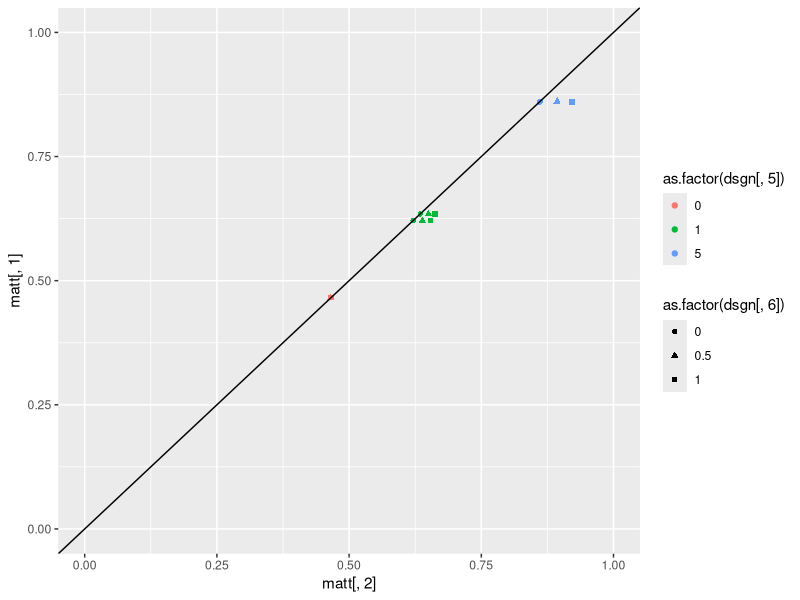
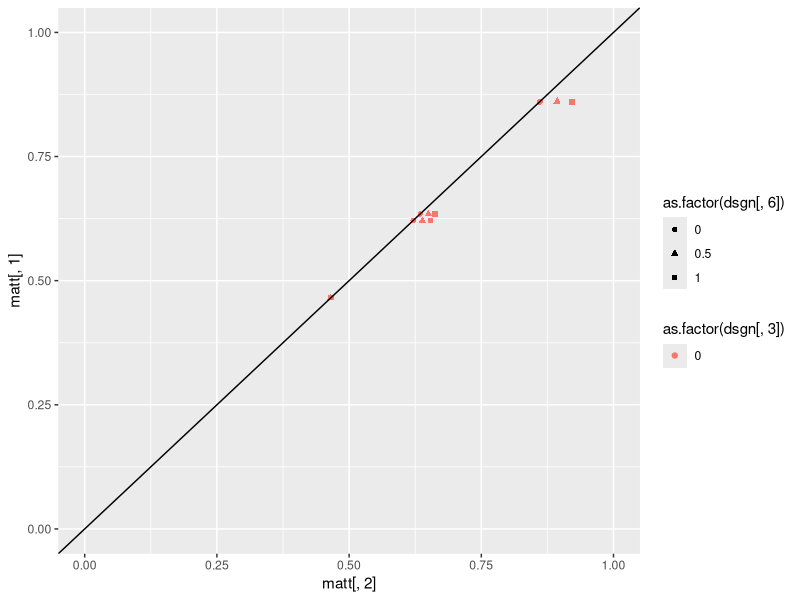

Source code (R) for these figures, in order: (Note: this script raises an error after producing the figures.)
####
# This code sets determines how different parameter settings influence diff= P(y2=1|X1=X2=1)-P(y2=1|X1=X2=0)
#
#

# 1 to be determined
# 2 no effect (good at zero)
# 3 must be zero
# 4 ==0.5 (high)
# 5 ==2    (high)
# 6 ==0    (zero)
# 7 ==0.5 (high)

######################################################################## Design of experiment
lvls <- list(NA)

fixlev<-c(0,0.5)  # levels for not interesting parameters
#seqlev<-round(seq(0,4,0.3333),3)  # levels for  interesting parameters
seqlev<-c(0,1,2) # levels for  interesting parameters

lvls[[1]] <- c(0)  # violation

lvls[[2]] <- c(0, 1, 5)

lvls[[3]] <- c(0) 

lvls[[4]] <- c(0,1) 

lvls[[5]] <- c(0, 1, 5)

lvls[[6]] <-c(0, 0.5, 1)

lvls[[7]] <- c(0) # violation

lvls[[8]] <- c(0)

lvls[[9]] <- c(0)

lvls[[10]] <- c(0)

lvls[[11]] <- c(0,  1,  5)

interceptc<-(0)  # intercept for C1 and C2
intercepty<-(-1)   # intercept for Y1 and Y2
intercepth<-(-1)  #intercept for H
interceptz<-0.5
interceptx<-0.5

### factorial design
dsgn <- as.matrix(expand.grid(lvls[[1]], lvls[[2]], lvls[[3]], lvls[[4]], lvls[[5]], lvls[[6]], lvls[[7]], lvls[[8]], lvls[[9]], lvls[[10]], lvls[[11]]))
dim(dsgn)
dim(dsgn)[1]
######################################################################## 
### CALCULATE TRUE VALUES OF diff
				matt <- matrix(0, dim(dsgn)[1], 2)

for (i in c(1:dim(dsgn)[1])) {
truetheta11 <- 0
kk <- 1
individual <- matrix(0, 8, 8)

 myH<-0
 myZ<-0
 myX1<-1
 myX2<-1
    for (c2i in 0:1) {
        for (y1i in 0:1) {
            for (c1i in 0:1) {
                individual[kk, 1:3] <- c(y1i, c1i, c2i)
 
                # P(C1=1 or =0)
                pc1<-1/(1+exp(-(interceptc )))
                aa <- (as.numeric(c1i == 1) * (pc1) + as.numeric(c1i == 0) * (1-pc1))

                # P(Y1=1 or =0|C1,X1)
                py1<-1/(1+exp(-(intercepty + dsgn[i, 5]*c1i + dsgn[i, 3]*myX1 + dsgn[i, 8]*myH)))
                bb <- as.numeric(y1i == 1) * (py1) + as.numeric(y1i == 0) * (1 - py1)

                # P(C2=1 or =0|C1,X1)
                pc2<-(1/(1+exp(-(interceptc + dsgn[i, 4]*c1i + dsgn[i, 6]*myX1))))
                cc <- as.numeric(c2i == 1) * (pc2)  + as.numeric(c2i == 0)*(1-pc2)
                
                # P(Y2=1|C2,X2,Y1)
                dd <- (as.numeric(y1i == 1) * 1 + as.numeric(y1i == 0) * ( (1/(1+exp(-(intercepty+dsgn[i, 9]*myZ + dsgn[i, 5]*c2i + dsgn[i, 3]*myX2 + dsgn[i, 8]*myH)))) ))                

                individual[kk, 5:8] <- c(aa, bb, cc, dd)
		
                # Product
                individual[kk, 4] <- aa * bb * cc * dd
                truetheta11 <- truetheta11 + individual[kk, 4]   

                kk <- kk + 1
            }
        }
    }
    
    
    
    truetheta00<- 0
    kk <- 1
    individual <- matrix(0, 8, 8)
    myH<-0
    myZ<-0
    myX1<-0
    myX2<-0

    for (c2i in 0:1) {
        for (y1i in 0:1) {
            for (c1i in 0:1) {
                individual[kk, 1:3] <- c(y1i, c1i, c2i)
 
                # P(C1=1 or =0)
                pc1<-1/(1+exp(-(interceptc )))
                aa <- (as.numeric(c1i == 1) * (pc1) + as.numeric(c1i == 0) * (1-pc1))

                # P(Y1=1 or =0|C1,X1)
                py1<-1/(1+exp(-(intercepty + dsgn[i, 5]*c1i + dsgn[i, 3]*myX1 + dsgn[i, 8]*myH)))
                bb <- as.numeric(y1i == 1) * (py1) + as.numeric(y1i == 0) * (1 - py1)

                # P(C2=1 or =0|C1,X1)
                pc2<-(1/(1+exp(-(interceptc + dsgn[i, 4]*c1i + dsgn[i, 6]*myX1))))
                cc <- as.numeric(c2i == 1) * (pc2)  + as.numeric(c2i == 0)*(1-pc2)
                
                # P(Y2=1|C2,X2,Y1)
                dd <- (as.numeric(y1i == 1) * 1 + as.numeric(y1i == 0) * ( (1/(1+exp(-(intercepty+dsgn[i, 9]*myZ + dsgn[i, 5]*c2i + dsgn[i, 3]*myX2 + dsgn[i, 8]*myH)))) ))                

                individual[kk, 5:8] <- c(aa, bb, cc, dd)
            

                # Product
                individual[kk, 4] <- aa * bb * cc * dd
                truetheta00 <- truetheta00 + individual[kk, 4]
                
                kk <- kk + 1
            }
        }
    }
  
    matt[i, ] <- c(truetheta00, truetheta11)
    print(i/dim(dsgn)[1])
}
######################################################################## 

library(ggplot2)
# Marginal probabilities of y2:
colMeans(matt)

diff_theta<-round(matt[,2]-matt[,1],5)
summary(diff_theta)

plot1<-qplot(matt[,2],matt[,1],  color=as.factor(dsgn[,5]), shape=as.factor(dsgn[,6]), ylim=c(0,1), xlim=c(0,1))+geom_abline(slope=1,intercept=0)
plot2<-qplot(matt[,2],matt[,1],  color=as.factor(dsgn[,3]), shape=as.factor(dsgn[,6]), ylim=c(0,1), xlim=c(0,1))+geom_abline(slope=1,intercept=0)
grid.arrange(plot1, plot2, ncol=1)

# Plots of interest:

#Theta3 has noticiable effect
qplot(dsgn[,3]+(dsgn[,6])/20, diff_theta,  color=as.factor(dsgn[,5]), shape=as.factor(dsgn[,4]))

# Theta5 and Theta6 also have effect
qplot(dsgn[,5]+(dsgn[,6])/20, diff_theta,  color=as.factor(dsgn[,3]), shape=as.factor(dsgn[,4]))
qplot(dsgn[,6]+(dsgn[,5])/20, diff_theta,  color=as.factor(dsgn[,3]), shape=as.factor(dsgn[,4]))

######################################################################
mod1<-glm(diff_theta~dsgn[,c(1:7,11)] + .*.*.,data=data.frame(dsgn[,c(1:7,11)]), family="binomial")
summary(mod1)
summary(mod1)$coefficients[summary(mod1)$coefficients[,4]<0.99,]


######################################################################## 






######################################################################## 
ppp <- 1
est <- matrix(0, dim(dsgn)[1], 2)
kkk <- 1
result <- matrix(0, dim(dsgn)[1], 2)
numsim <- 500  ### number of datasets generated under each scenario
Bayesresult <- matrix(0, dim(dsgn)[1] * numsim, 8)
n <- 200  ### size of each dataset
#set.seed(13)  ### for reproducibility
seedlist <- sample(1:250000, size = numsim)

######################################################################## 
simdatasum<-matrix(0,dim(dsgn)[1],8)
colnames(simdatasum)<-c( "H",     "Z",    "C1",    "X1",    "C2",    "Y1",    "X2",    "Y2") 
for (i in c(1:dim(dsgn)[1])) {
    ### loop over datasets
    for (j in 1:numsim) {
        print(c(i, j))
print(        kkk/(dim(dsgn)[1] * numsim))
#        set.seed(seedlist[j])


		p1<-intercepth
        H <-rbinom(n, 1, (1/(1+exp(-(p1/abs(max(p1)))))) )
		p1<-interceptz + dsgn[i, 10]*H
        Z <-rbinom(n, 1, (1/(1+exp(-(p1/abs(max(p1)))))) )
		p1<-interceptc
        C1 <-rbinom(n, 1, (1/(1+exp(-(p1/abs(max(p1)))))) )
		p1<-interceptx + dsgn[i, 1]*C1 + dsgn[i, 2]*H
        X1<- rbinom(n, 1, (1/(1+exp(-(p1/abs(max(p1)))))) )
		p1<-interceptc + dsgn[i, 4]*C1 + dsgn[i, 6]*X1
        C2 <-rbinom(n, 1, (1/(1+exp(-(p1/abs(max(p1)))))) )
        p1<-intercepty + dsgn[i, 5]*C1 + dsgn[i, 3]*X1 + dsgn[i, 8]*H         
        Y1 <-rbinom(n, 1, (1/(1+exp(-(p1/abs(max(p1)))))) )
		p1<-interceptx + dsgn[i, 1]*C2  + dsgn[i, 2]*H + dsgn[i, 7]*Y1 + dsgn[i, 9]*Z + dsgn[i, 11]*X1
        X2 <-rbinom(n, 1, (1/(1+exp(-(p1/abs(max(p1)))))) )
        Y2 <- rep(1, n)  
        p1<-intercepty + dsgn[i, 9]*Z + dsgn[i, 5]*C2 + dsgn[i, 3]*X2 + dsgn[i, 8]*H
        Y2[Y1 == 0]<-rbinom(length(Y2[Y1 == 0]), 1, (1/(1+exp(-(1/(1+exp(-(p1/abs(max(p1))))))))) )     
        simdata <- data.frame(H,Z,C1,X1,C2,Y1,X2,Y2)
simdatasum[i,]<-colMeans(simdata)
        print(colMeans(simdata))
        
        
####################################################################### 
# ## BAYESIAN APPROACH:  WITHOUT Y1, WITHOUT H (uniform priors):
        
        C1probB <- function( c1, nm = 1) {
            ss <- sum(simdata$C1)
            nn <- length(simdata$C1)
            pp <- (rbeta(nm, (ss + 1), (nn - ss + 1)))
            if (c1 == 0) {
                return(1 - as.numeric(pp))
            }
            if (c1 == 1) {
                return(as.numeric(pp))
            }
        }
        
        C2probB <- function(c2, c1, x1, nm = 1) {
            ss <- sum(simdata$C2[ simdata$C1 == c1 & simdata$X1 == x1])
            nn <- length(simdata$C2[ simdata$C1 == c1 & simdata$X1 == x1])
            pp <- (rbeta(nm, (ss + 1), (nn - ss + 1)))
            if (c2 == 0) {
                return(1 - as.numeric(pp))
            }
            if (c2 == 1) {
                return(as.numeric(pp))
            }
        }
        
        Y2probB <- function( y2, c1, c2, x1, x2, nm = 1) {
            ss <- sum(simdata$Y2[ simdata$C2 == c2 & simdata$X2 == x2 & simdata$C1 == c1 & simdata$X1 == x1])
            nn <- length(simdata$Y2[ simdata$C2 == c2 & simdata$X2 == x2 & simdata$C1 == c1 & 
                simdata$X1 == x1])
            pp <- (rbeta(nm, (ss + 1), (nn - ss + 1)))
            if (y2 == 0) {
                return(1 - as.numeric(pp))
            }
            if (y2 == 1) {
                return(as.numeric(pp))
            }
        }
        
        
        nB <- 200
        sumtheta11B <- 0
        sumtheta00B <- 0
        for (c2i in 0:1) {
            for (c1i in 0:1) {
                  
                  sumtheta11B <- sumtheta11B + C1probB( c1 = c1i, nm = nB) * 
                  C2probB(   c2 = c2i, c1 = c1i, x1 = 1, nm = nB) * 
                  Y2probB( y2 = 1, c1 = c1i, c2 = c2i, x1 = 1,  x2 = 1, nm = nB)
                  
                  sumtheta00B <- sumtheta00B + C1probB( c1 = c1i, nm = nB) * C2probB( 
                    c2 = c2i, c1 = c1i, x1 = 0, nm = nB) * Y2probB( y2 = 1, c1 = c1i, c2 = c2i, x1 = 0, 
                    x2 = 0, nm = nB)
                  
                }
            }

        
        sumtheta00Bvec_wY1_wH <- sumtheta00B
        sumtheta11Bvec_wY1_wH <- sumtheta11B


########################


# ################################################################
# ## BAYESIAN APPROACH WITH Y1 WITHOUT H (uniform priors):

C1probB<-function(c1,nm=1){
ss<-sum(simdata$C1)
nn<-length(simdata$C1)
pp<-(rbeta(nm,(ss+1),(nn-ss+1)))
if(c1==0){return(1-as.numeric(pp))}
if(c1==1){return(as.numeric(pp))}}

Y1probB<-function(y1,c1,x1,nm=1){
ss<-sum(simdata$Y1[simdata$X1==x1 & simdata$C1==c1])
nn<-length(simdata$Y1[simdata$X1==x1 & simdata$C1==c1])
pp<-(rbeta(nm,(ss+1),(nn-ss+1)))
if(y1==0){return(1-as.numeric(pp))}
if(y1==1){return(as.numeric(pp))}}

C2probB<-function(c2,c1,x1,nm=1){
ss<-sum(simdata$C2[simdata$C1==c1 & simdata$X1==x1])
nn<-length(simdata$C2[simdata$C1==c1 & simdata$X1==x1])
pp<-(rbeta(nm,(ss+1),(nn-ss+1)))
if(c2==0){return(1-as.numeric(pp))}
if(c2==1){return(as.numeric(pp))}}

Y2probB<-function(y2,c2,x2,y1,nm=1){
ss<-sum(simdata$Y2[simdata$C2==c2 & simdata$X2==x2 & simdata$Y1==y1])
nn<-length(simdata$Y2[simdata$C2==c2 & simdata$X2==x2 & simdata$Y1==y1])
pp<-(rbeta(nm,(ss+1),(nn-ss+1)))
if(y2==0){return(1-as.numeric(pp))}
if(y2==1){return(as.numeric(pp))}}

nB<-200
# Integrate over the values of C1 and C2: Prob(Y2=1 | X1=1 and X2=1)
sumtheta11B<-0
sumtheta00B<-0
for(c2i in 0:1){
for(y1i in 0:1){
for(c1i in 0:1){
sumtheta11B<-sumtheta11B+C1probB(c1=c1i,nm=nB)*Y1probB(y1=y1i,c1=c1i,x1=1,nm=nB)*C2probB(c2=c2i,c1=c1i,x1=1,nm=nB)*Y2probB(y2=1,c2=c2i,x2=1,y1=y1i,nm=nB)
sumtheta00B<-sumtheta00B +C1probB(c1=c1i,nm=nB)*Y1probB(y1=y1i,c1=c1i,x1=0,nm=nB)*C2probB(c2=c2i,c1=c1i,x1=0,nm=nB)*Y2probB(y2=1,c2=c2i,x2=0,y1=y1i,nm=nB)
}}}

        sumtheta00Bvec_Y1_wH <- sumtheta00B
        sumtheta11Bvec_Y1_wH <- sumtheta11B


######################################################################## 
# ## BAYESIAN APPROACH WITHOUT Y1 WITH H  (uniform priors):
        HprobB <- function(h, nm = 1) {
            ss <- sum(simdata$H)
            nn <- length(simdata$H)
            pp <- (rbeta(nm, (ss + 1), (nn - ss + 1)))
            if (h == 0) {
                return(1 - as.numeric(pp))
            }
            if (h == 1) {
                return(as.numeric(pp))
            }
        }
        
        
        C1probB <- function(h, c1, nm = 1) {
            ss <- sum(simdata$C1[simdata$H == h])
            nn <- length(simdata$C1[simdata$H == h])
            pp <- (rbeta(nm, (ss + 1), (nn - ss + 1)))
            if (c1 == 0) {
                return(1 - as.numeric(pp))
            }
            if (c1 == 1) {
                return(as.numeric(pp))
            }
        }
        
        C2probB <- function(h, c2, c1, x1, nm = 1) {
            ss <- sum(simdata$C2[simdata$H == h & simdata$C1 == c1 & simdata$X1 == x1])
            nn <- length(simdata$C2[simdata$H == h & simdata$C1 == c1 & simdata$X1 == x1])
            pp <- (rbeta(nm, (ss + 1), (nn - ss + 1)))
            if (c2 == 0) {
                return(1 - as.numeric(pp))
            }
            if (c2 == 1) {
                return(as.numeric(pp))
            }
        }
        
        Y2probB <- function(h, y2, c1, c2, x1, x2, nm = 1) {
            ss <- sum(simdata$Y2[simdata$H == h & simdata$C2 == c2 & simdata$X2 == x2 & simdata$C1 == c1 & simdata$X1 == x1])
            nn <- length(simdata$Y2[simdata$H == h & simdata$C2 == c2 & simdata$X2 == x2 & simdata$C1 == c1 & 
                simdata$X1 == x1])
            pp <- (rbeta(nm, (ss + 1), (nn - ss + 1)))
            if (y2 == 0) {
                return(1 - as.numeric(pp))
            }
            if (y2 == 1) {
                return(as.numeric(pp))
            }
        }
        
        
        nB <- 500
        sumtheta11B <- 0
        sumtheta00B <- 0
        for (c2i in 0:1) {
            for (c1i in 0:1) {
                for (hi in 0:1) {
                  
                  sumtheta11B <- sumtheta11B + HprobB(h = hi, nB) * C1probB(h = hi, c1 = c1i, nm = nB) * 
                  C2probB(h = hi,   c2 = c2i, c1 = c1i, x1 = 1, nm = nB) * 
                  Y2probB(h = hi, y2 = 1, c1 = c1i, c2 = c2i, x1 = 1,  x2 = 1, nm = nB)
                  
                  sumtheta00B <- sumtheta00B + HprobB(h = hi, nB) * C1probB(h = hi, c1 = c1i, nm = nB) * C2probB(h = hi, 
                    c2 = c2i, c1 = c1i, x1 = 0, nm = nB) * Y2probB(h = hi, y2 = 1, c1 = c1i, c2 = c2i, x1 = 0, 
                    x2 = 0, nm = nB)
                  
                }
            }
        }
        
        sumtheta00Bvec_wY1_H <- sumtheta00B
        sumtheta11Bvec_wY1_H <- sumtheta11B

# ################################################################
# ## BAYESIAN APPROACH WITH Y1 WITH H (uniform priors):
     HprobB <- function(h, nm = 1) {
            ss <- sum(simdata$H)
            nn <- length(simdata$H)
            pp <- (rbeta(nm, (ss + 1), (nn - ss + 1)))
            if (h == 0) {
                return(1 - as.numeric(pp))
            }
            if (h == 1) {
                return(as.numeric(pp))
            }
        }
        
        
        C1probB <- function(h, c1, nm = 1) {
            ss <- sum(simdata$C1[simdata$H == h])
            nn <- length(simdata$C1[simdata$H == h])
            pp <- (rbeta(nm, (ss + 1), (nn - ss + 1)))
            if (c1 == 0) {
                return(1 - as.numeric(pp))
            }
            if (c1 == 1) {
                return(as.numeric(pp))
            }
        }

Y1probB<-function(h, y1,c1,x1,nm=1){
ss<-sum(simdata$Y1[simdata$H == h & simdata$X1==x1 & simdata$C1==c1])
nn<-length(simdata$Y1[simdata$H == h & simdata$X1==x1 & simdata$C1==c1])
pp<-(rbeta(nm,(ss+1),(nn-ss+1)))
if(y1==0){return(1-as.numeric(pp))}
if(y1==1){return(as.numeric(pp))}}

    C2probB <- function(h, c2, c1, x1, nm = 1) {
            ss <- sum(simdata$C2[simdata$H == h & simdata$C1 == c1 & simdata$X1 == x1])
            nn <- length(simdata$C2[simdata$H == h & simdata$C1 == c1 & simdata$X1 == x1])
            pp <- (rbeta(nm, (ss + 1), (nn - ss + 1)))
            if (c2 == 0) {
                return(1 - as.numeric(pp))
            }
            if (c2 == 1) {
                return(as.numeric(pp))
            }
        }

Y2probB<-function(h, y2,c2,x2,y1,nm=1){
ss<-sum(simdata$Y2[simdata$H == h & simdata$C2==c2 & simdata$X2==x2 & simdata$Y1==y1])
nn<-length(simdata$Y2[simdata$H == h & simdata$C2==c2 & simdata$X2==x2 & simdata$Y1==y1])
pp<-(rbeta(nm,(ss+1),(nn-ss+1)))
if(y2==0){return(1-as.numeric(pp))}
if(y2==1){return(as.numeric(pp))}}

nB<-200
# Integrate over the values of C1 and C2: Prob(Y2=1 | X1=1 and X2=1)
sumtheta11B<-0
sumtheta00B<-0
for(c2i in 0:1){
for(y1i in 0:1){
for(c1i in 0:1){
	                for (hi in 0:1) {
sumtheta11B<-sumtheta11B+C1probB(h= hi , c1=c1i,nm=nB)*Y1probB(h= hi, y1=y1i,c1=c1i,x1=1,nm=nB)*C2probB(h= hi, c2=c2i,c1=c1i,x1=1,nm=nB)*Y2probB(h=hi, y2=1,c2=c2i,x2=1,y1=y1i,nm=nB)
sumtheta00B<-sumtheta00B +C1probB(h=hi,c1=c1i,nm=nB)*Y1probB(h=hi,y1=y1i,c1=c1i,x1=0,nm=nB)*C2probB(h=hi,c2=c2i,c1=c1i,x1=0,nm=nB)*Y2probB(h=hi,y2=1,c2=c2i,x2=0,y1=y1i,nm=nB)
}}}}

        sumtheta00Bvec_Y1_H <- sumtheta00B
        sumtheta11Bvec_Y1_H <- sumtheta11B

##################################
##################################
##################################


#one-sided p-values:
        Bpval_Y1_H <- 1 - mean((sumtheta11Bvec_Y1_H - sumtheta00Bvec_Y1_H) > 0)
        Bpval_wY1_H <- 1 - mean((sumtheta11Bvec_wY1_H - sumtheta00Bvec_wY1_H) > 0)
        Bpval_Y1_wH <- 1 - mean((sumtheta11Bvec_Y1_wH - sumtheta00Bvec_Y1_wH) > 0)
		Bpval_wY1_wH <- 1 - mean((sumtheta11Bvec_wY1_wH - sumtheta00Bvec_wY1_wH) > 0)

        Hpval <- (1-pnorm((summary(glm(Y2 ~ H, data = simdata, family = "binomial"))$coefficients[2, 3])))

        Bayesresult[kkk, ] <- c(i, j, diff_theta[i], Bpval_Y1_H, Bpval_wY1_H, Bpval_Y1_wH, Bpval_wY1_wH, Hpval)
        kkk <- kkk + 1
    }
}

######################################################################## 


alpha<-0.1
AA <- Bayesresult
Bayesresult <- AA

colnames(Bayesresult)<-c("i","j","diff_theta","with Y1 with H","without Y1 with H","with Y1 without H","without Y1 without H", "IV")
power <- matrix(0, dim(dsgn)[1], 7)
for (i in (dim(dsgn)[1]:1)) {
    power[i, ] <- c(i, 
    mean(Bayesresult[Bayesresult[, 1] == i, ][, 3]), 
    mean(Bayesresult[Bayesresult[, 1] == i, ][, 4] <= alpha), 
    mean(Bayesresult[Bayesresult[, 1] == i, ][, 5] <= alpha), 
    mean(Bayesresult[Bayesresult[,1] == i, ][, 6] <= alpha), 
    mean(Bayesresult[Bayesresult[,1] == i, ][, 7] <= alpha), 
    mean(Bayesresult[Bayesresult[,1] == i, ][, 8] <= alpha))
}

colnames(power)<-c("i","diff_theta","with Y1 with H","without Y1 with H","with Y1 without H","without Y1 without H", "IV")

require(gridExtra)
plot1 <- qplot(diff_theta,    power[, 3], col = as.factor(dsgn[, 3]), shape=as.factor(dsgn[, 5]), ylim=c(0,1))+geom_abline(slope=0,intercept=alpha)+  geom_jitter(width = 0.05, height = 0)+ggtitle(paste(colnames(power)[3]))
plot2 <- qplot(diff_theta,    power[, 4], col = as.factor(dsgn[, 2]), shape=as.factor(dsgn[, 3]), ylim=c(0,1))+geom_abline(slope=0,intercept=alpha)+  geom_jitter(width = 0.05, height = 0)+ggtitle(paste(colnames(power)[4]))
grid.arrange(plot1, plot2, ncol=1) 

nullpower<-power[diff_theta==0,]

require(gridExtra)
plot1 <- qplot((dsgn[, 5][diff_theta==0]),    nullpower[, 3], col = as.factor(dsgn[, 2][diff_theta==0]), shape=as.factor(dsgn[, 6][diff_theta==0]), ylim=c(0,0.5))+geom_abline(slope=0,intercept=alpha)+  geom_jitter(width = 0.2, height = 0)+ggtitle(paste(colnames(power)[3]))
plot2 <- qplot((dsgn[, 5][diff_theta==0]),    nullpower[, 4], col = as.factor(dsgn[, 2][diff_theta==0]), shape=as.factor(dsgn[, 6][diff_theta==0]), ylim=c(0,0.5))+geom_abline(slope=0,intercept=alpha)+  geom_jitter(width = 0.2, height = 0)+ggtitle(paste(colnames(power)[4]))
grid.arrange(plot1, plot2, ncol=1)


require(gridExtra)
plot1 <- qplot((dsgn[, 5][diff_theta==0]),    nullpower[, 5], col = as.factor(dsgn[, 11][diff_theta==0]), shape=as.factor(dsgn[, 6][diff_theta==0]), ylim=c(0,0.5))+geom_abline(slope=0,intercept=alpha)+  geom_jitter(width = 0.2, height = 0)+ggtitle(paste(colnames(power)[5]))
plot2 <- qplot((dsgn[, 5][diff_theta==0]),    nullpower[, 6], col = as.factor(dsgn[, 11][diff_theta==0]), shape=as.factor(dsgn[, 6][diff_theta==0]), ylim=c(0,0.5))+geom_abline(slope=0,intercept=alpha)+  geom_jitter(width = 0.2, height = 0)+ggtitle(paste(colnames(power)[6]))
grid.arrange(plot1, plot2, ncol=1)





# nullpower2 <-nullpower
# dsgn2<-dsgn


# nullpower1 <-nullpower
# dsgn1<-dsgn

# 1 to be determined
# 2 no effect (good at zero)
# 3 must be zero
# 4 ==0.5 (high)
# 5 ==2    (high)
# 6 ==0    (zero)
# 7 ==0.5 (high)